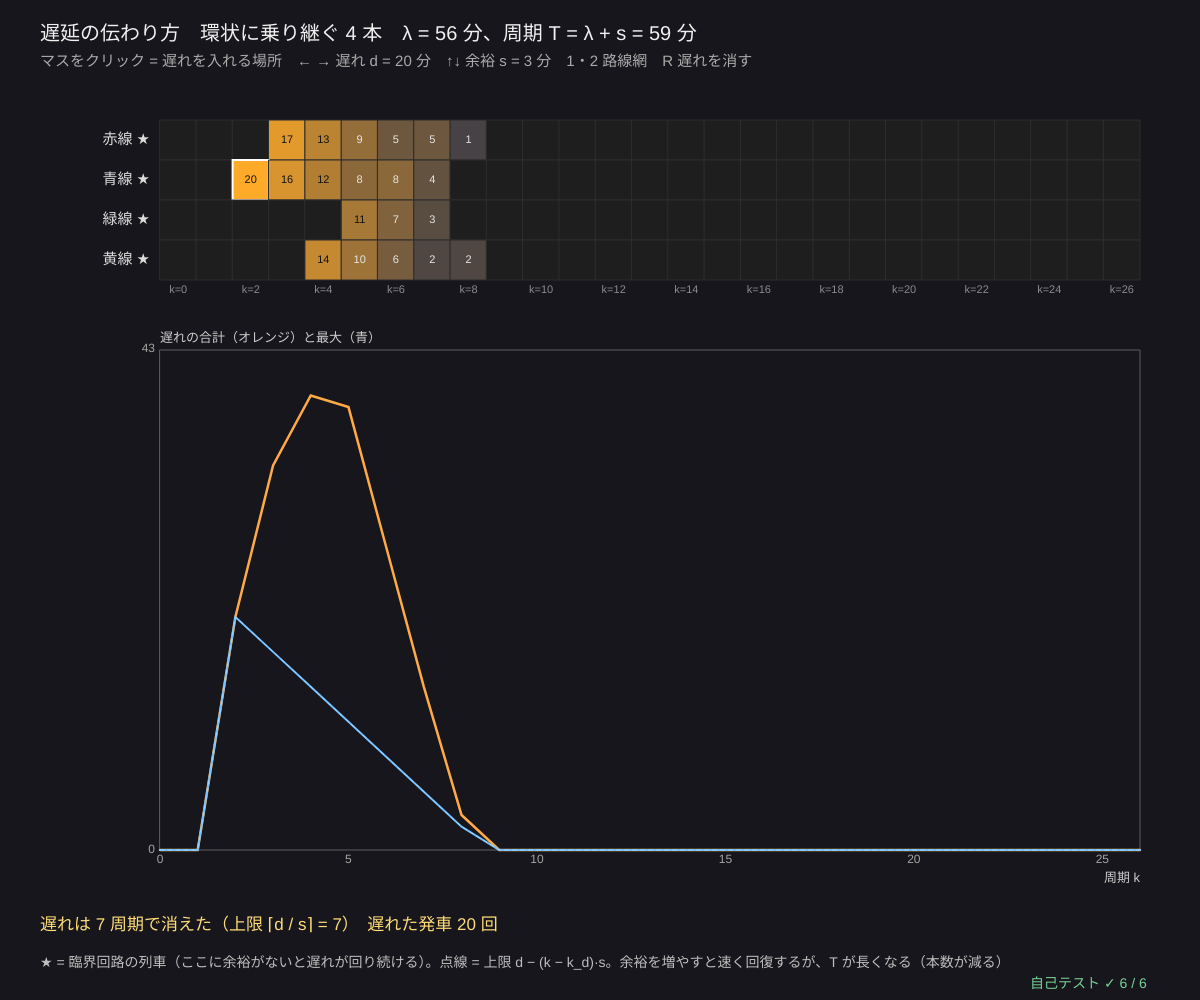
Frame 1 (no input)
Frame 60 (no input): identical to frame 1, image omitted
Frame 120 (the mouse pressed at the canvas centre since frame 60): identical to frame 1, image omitted

The p5.js sketch that drew this single still picture (run headless with seeded random() and noise() and a simulated clock; from frame 60 on, the mouse is pressed at the canvas centre):

// p5.js sketch
// ── sketch.js
// ============================================
// 10 遅延の伝わり方 ─ 1 本の列車が d 分遅れると、乗り継ぎを守る列車にも遅れがうつる。どこまで広がり、何周期で消える？
// 時刻表（ダイヤ）：周期 T = λ + 余裕 s で、計画 x_plan(k) = v + k·T（v = 固有ベクトル、08）。列車は計画より早くは出ない
//   x(k+1) = A ⊗ x(k) ⊕ x_plan(k+1)。遅れ z(k) = x(k) − x_plan(k) ≥ 0 は 1 周期ごとに少なくとも s ずつ減る → 回復は ⌈d / s⌉ 周期以内
//   余裕 s = 0 だと、臨界回路にのった遅れはいつまでも消えない
// マスをクリック = その列車・周期に遅れを入れる / ← → 遅れ d / ↑↓ 余裕 s / 1・2 路線網 / R 遅れを消す
// ============================================

const NETS = [                         // ★ 路線網：a_ij = 列車 j が出てから、次の周期に列車 i が出られるまで（分）
  { name: '環状に乗り継ぐ 4 本', names: ['赤線', '青線', '緑線', '黄線'], A: [[52, 56, -Infinity, -Infinity], [-Infinity, 55, 57, -Infinity], [-Infinity, -Infinity, 50, 55], [56, -Infinity, -Infinity, 48]] },
  { name: 'ハブ駅で全部が乗り継ぐ 5 本', names: ['1 番線', '2 番線', '3 番線', '4 番線', '5 番線'], A: [[40, 38, -Infinity, -Infinity, 36], [37, 42, 39, -Infinity, -Infinity], [-Infinity, 40, 41, 38, -Infinity], [-Infinity, -Infinity, 36, 44, 40], [39, -Infinity, -Infinity, 41, 38]] },
];
const K_N = 26;                        // 計算する周期の数
let net = 0, slack = 3, delayD = 20, at = [1, 2], sim = null;   // ★ slack = 余裕 s（分）、delayD = 遅れ d、at = [列車, 周期]

function setup() { createCanvas(windowWidth, windowHeight); textWrap(CHAR); selfTest(); run(); }
// ★ 計画ダイヤと実際の発車時刻（遅れを 1 つ入れる）
function propagate(A, s, d, who, kd, K) {
  let lam = karp(A), v = criticalInfo(A, lam).vec, T = lam + s, plan = [], x = [];
  for (let k = 0; k <= K; k++) plan.push(v.map((u) => u + k * T));
  for (let k = 0; k <= K; k++) {
    x.push(k === 0 ? plan[0].slice() : mpMatVec(A, x[k - 1]).map((u, i) => mpAdd(u, plan[k][i])));
    if (k === kd) x[k][who] += d;                    // この列車がこの周期に d 分遅れる
  }
  let z = x.map((r, k) => r.map((u, i) => Math.max(0, u - plan[k][i])));
  let last = -1; z.forEach((r, k) => { if (r.some((u) => u > 1e-9)) last = k; });
  return { lam, T, v, plan, x, z, recover: last < 0 ? 0 : last - kd + 1, last };
}
function run() { sim = propagate(NETS[net].A, slack, delayD, at[0], at[1], K_N); sim.ci = criticalInfo(NETS[net].A, sim.lam).nodes; }

function draw() {
  background(22, 22, 28);
  let N = NETS[net], n = N.A.length, z = sim.z, cw = (width - 220) / (K_N + 1), ch = 40, gx = 160, gy = 120;
  // ---- 遅れの表（行 = 列車、列 = 周期 k）
  for (let i = 0; i < n; i++) {
    noStroke(); fill(220); textSize(15); textAlign(RIGHT, CENTER); text(N.names[i] + (sim.ci && sim.ci.includes(i) ? ' ★' : ''), gx - 10, gy + i * ch + ch / 2);
    for (let k = 0; k <= K_N; k++) {
      let u = z[k][i], t = clampv(u / Math.max(1, delayD), 0, 1), src = i === at[0] && k === at[1];
      stroke(src ? color(255, 255, 255) : 45); strokeWeight(src ? 2 : 1);
      fill(u > 1e-9 ? color(60 + 195 * t, 60 + 110 * t, 70 - 30 * t) : 30); rect(gx + k * cw, gy + i * ch, cw, ch);
      if (u > 1e-9) { noStroke(); fill(t > 0.5 ? 20 : 230); textAlign(CENTER, CENTER); textSize(11); text(Math.round(u * 10) / 10, gx + (k + 0.5) * cw, gy + (i + 0.5) * ch); }
    }
  }
  noStroke(); fill(140); textSize(11); textAlign(CENTER, TOP);
  for (let k = 0; k <= K_N; k += 2) text('k=' + k, gx + (k + 0.5) * cw, gy + n * ch + 4);
  // ---- 遅れの合計と最大のグラフ
  let tot = z.map((r) => r.reduce((a, b) => a + b, 0)), mx = z.map((r) => Math.max(...r));
  let g = { x: gx, y: gy + n * ch + 70, w: (K_N + 1) * cw, h: height - (gy + n * ch + 70) - 150, x0: 0, x1: K_N, y0: 0, y1: Math.max(1, ...tot) * 1.1 };
  plotAxes(g, '周期 k', '遅れの合計（オレンジ）と最大（青）', [0, 5, 10, 15, 20, 25], [0, Math.round(g.y1)]);
  stroke(255, 170, 70); strokeWeight(2.5); polyline(tot.map((u, k) => [gX(g, k), gY(g, u)]));
  stroke(110, 190, 255); strokeWeight(2); polyline(mx.map((u, k) => [gX(g, k), gY(g, u)]));
  if (slack > 0) { stroke(255, 255, 255, 90); strokeWeight(1); drawingContext.setLineDash([4, 4]); polyline(mx.map((u, k) => [gX(g, k), gY(g, k < at[1] ? 0 : Math.max(0, delayD - (k - at[1]) * slack))])); drawingContext.setLineDash([]); }
  // ---- 文字
  textAlign(LEFT, BASELINE); noStroke(); fill(240); textSize(20);
  text('遅延の伝わり方　' + N.name + '　λ = ' + mpFmt(sim.lam, 2) + ' 分、周期 T = λ + s = ' + mpFmt(sim.T, 2) + ' 分', 40, 40);
  fill(170); textSize(15); text('マスをクリック = 遅れを入れる場所　← → 遅れ d = ' + delayD + ' 分　↑↓ 余裕 s = ' + slack + ' 分　1・2 路線網　R 遅れを消す', 40, 66);
  let y0 = height - 70, affected = z.flat().filter((u) => u > 1e-9).length;
  fill(255, 220, 120); textSize(17);
  text(sim.last >= K_N ? '回復しない！（余裕 s = 0 で臨界回路の列車に遅れ → ずっと続く）' : delayD === 0 ? '遅れなし：計画どおり' : '遅れは ' + sim.recover + ' 周期で消えた（上限 ⌈d / s⌉ = ' + (slack > 0 ? Math.ceil(delayD / slack) : '∞') + '）　遅れた発車 ' + affected + ' 回', 40, y0);
  fill(190); textSize(14);
  text('★ = 臨界回路の列車（ここに余裕がないと遅れが回り続ける）。点線 = 上限 d − (k − k_d)·s。余裕を増やすと速く回復するが、T が長くなる（本数が減る）', 40, y0 + 26, width - 80);
  drawSelfTest(width - 170, height - 12);
}

function mousePressed() {
  let n = NETS[net].A.length, cw = (width - 220) / (K_N + 1), i = Math.floor((mouseY - 120) / 40), k = Math.floor((mouseX - 160) / cw);
  if (i >= 0 && i < n && k >= 0 && k <= K_N) { at = [i, k]; run(); }
}
function keyPressed() {
  if (key === RIGHT_ARROW) delayD = Math.min(90, delayD + 5);
  if (key === LEFT_ARROW) delayD = Math.max(0, delayD - 5);
  if (key === UP_ARROW) slack = Math.min(15, slack + 1);
  if (key === DOWN_ARROW) slack = Math.max(0, slack - 1);
  if (key === '1' || key === '2') { net = +key - 1; at = [1, 2]; }
  if (key === 'r' || key === 'R') delayD = 0;
  run();
  return false;
}

// ---- 自己テスト
function selfTest() {
  selfTestResults = [];
  seedRng(10);
  let okPlan = true, okPos = true, okBound = true, okMono = true, okSlack = true, okIrr = NETS.every((N) => isIrreducible(N.A));
  for (let t = 0; t < 40; t++) {
    let n = 3 + (t % 4), A = randomIrreducible(n, 0.35, 20, 60), s = rndInt(1, 8), d = rndInt(5, 60), who = rndInt(0, n - 1);
    let p0 = propagate(A, s, 0, who, 1, 30);
    if (!p0.z.flat().every((u) => u === 0) || !noNaN(p0.x)) okPlan = false;
    let p = propagate(A, s, d, who, 1, 40);
    if (!p.z.flat().every((u) => u >= 0) || !noNaN(p.z)) okPos = false;
    if (p.recover > Math.ceil(d / s)) okBound = false;
    let mxz = p.z.map((r) => Math.max(...r)); for (let k = 2; k <= 40; k++) if (mxz[k] > Math.max(0, mxz[k - 1] - s) + 1e-9) okBound = false;
    let p2 = propagate(A, s, d + 10, who, 1, 40); if (!p2.z.every((r, k) => r.every((u, i) => u >= p.z[k][i] - 1e-9))) okMono = false;
    let p3 = propagate(A, s + 3, d, who, 1, 40); if (p3.recover > p.recover) okSlack = false;
  }
  check('2 つの路線網は強連結（既約）', okIrr);
  check('遅れがなければ実際の発車 = 計画ダイヤ（計画は A ⊗ x_plan(k) ≤ x_plan(k+1) を満たす）', okPlan);
  check('遅れ z(k) ≥ 0、NaN なし', okPos);
  check('最大の遅れは 1 周期ごとに s 以上減る → 回復は ⌈d/s⌉ 周期以内（ランダム 40 例）', okBound);
  check('遅れ d を増やすと、どの列車の遅れも増えるか同じ（単調）。余裕を増やすと回復は速いか同じ', okMono && okSlack);
  let A = NETS[0].A, lam = karp(A), c = criticalInfo(A, lam).nodes[0], q = propagate(A, 0, 15, c, 1, 60);
  check('余裕 s = 0、臨界の列車に 15 分の遅れ → 60 周期たっても最大の遅れは 15 分のまま', q.z.slice(1).every((r) => Math.abs(Math.max(...r) - 15) < 1e-9));
  reportSelfTest();
}

// ---------- やってみよう ----------
// 1. ↑↓ で余裕 s を 0 → 1 → 5 と変えて、遅れが消えるまでの周期を比べよう。⌈d/s⌉ と比べると？
// 2. ★（臨界回路）の列車と、★ でない列車に同じ遅れを入れて比べよう。どちらが長引く？
// 3. 2 の路線網（ハブ駅）では、遅れはいくつの列車に広がる？
// 4. 余裕を大きくすると回復は速いが、1 時間あたりの本数（60 / T）は減る。ちょうどよい s は？
// 5. 実際の鉄道の時刻表づくり（オランダなど）でも、このマックスプラスの計算で余裕の置き場所を決めている

// ==================================================
// ここから下は「マックスプラスの道具」（中身は読まなくても OK。消さないでね）
// ==================================================
// ---- マックスプラスの数：ε = −∞（「ゼロ」= 起きない・制約なし）、e = 0（「いち」= 待ち時間なし）
const NEG_INF = -Infinity;
function mpAdd(a, b) { return a >= b ? a : b; }                                   // a ⊕ b = max(a, b)
function mpMul(a, b) { return a === NEG_INF || b === NEG_INF ? NEG_INF : a + b; }  // a ⊗ b = a + b（ε があれば ε。−∞ + ∞ を作らない）
function mpFmt(v, d) {                                                             // ε を「ε」と表示（−Infinity を見せない）
  if (v === NEG_INF) return 'ε';
  if (v === Infinity) return '+∞';
  if (typeof v !== 'number' || v !== v) return '?';
  let s = (+v.toFixed(d === undefined ? 1 : d)).toString();
  return s === '-0' ? '0' : s;
}
// ---- マックスプラス行列（配列の配列）。(A ⊗ B)_ij = max_k (a_ik + b_kj)
function mpMat(n, m, v) { return Array.from({ length: n }, () => new Array(m).fill(v === undefined ? NEG_INF : v)); }
function mpEye(n) { let I = mpMat(n, n); for (let i = 0; i < n; i++) I[i][i] = 0; return I; }      // 単位行列 E（対角 e = 0、他は ε）
function mpMatMul(A, B) {
  let n = A.length, m = B[0].length, q = B.length, C = mpMat(n, m);
  for (let i = 0; i < n; i++) for (let k = 0; k < q; k++) {
    let a = A[i][k]; if (a === NEG_INF) continue;
    for (let j = 0; j < m; j++) { let b = B[k][j]; if (b !== NEG_INF && a + b > C[i][j]) C[i][j] = a + b; }
  }
  return C;
}
function mpMatAdd(A, B) { return A.map((r, i) => r.map((v, j) => mpAdd(v, B[i][j]))); }
function mpMatVec(A, x) { return A.map((r) => { let s = NEG_INF; for (let j = 0; j < r.length; j++) s = mpAdd(s, mpMul(r[j], x[j])); return s; }); }
function mpPow(A, k) { let P = mpEye(A.length); for (let t = 0; t < k; t++) P = mpMatMul(P, A); return P; }
// A* = E ⊕ A ⊕ A² ⊕ … ⊕ A^(n−1)。正の回路があると A* は発散する → positive = true（tol は計算誤差のゆとり）
function mpStar(A, tol) {
  let n = A.length, St = mpMatAdd(mpEye(n), A), P = A, plus = A.map((r) => r.slice());
  for (let k = 2; k <= n; k++) { P = mpMatMul(P, A); plus = mpMatAdd(plus, P); if (k < n) St = mpMatAdd(St, P); }
  let positive = false; for (let i = 0; i < n; i++) if (plus[i][i] > (tol === undefined ? 1e-9 : tol)) positive = true;
  return { star: St, positive };
}
// 残余（いちばん大きい劣解）：A ⊗ x ≤ b を満たす最大の x。x_j = min_i (b_i − a_ij)（a_ij = ε の行は制約なし）
function mpResid(A, b) {
  let m = A[0].length, x = new Array(m).fill(Infinity);
  for (let j = 0; j < m; j++) for (let i = 0; i < A.length; i++) {
    if (A[i][j] === NEG_INF) continue;
    let v = b[i] === NEG_INF ? NEG_INF : b[i] - A[i][j];
    if (v < x[j]) x[j] = v;
  }
  return x;                            // どの行にも関係しない列は +∞（いくら遅くてもよい）
}
function mpVecLeq(u, v, tol) { return u.every((a, i) => a === NEG_INF || a <= v[i] + (tol || 1e-9)); }
function mpVecEq(u, v, tol) { return u.every((a, i) => (a === NEG_INF && v[i] === NEG_INF) || (a !== NEG_INF && v[i] !== NEG_INF && Math.abs(a - v[i]) <= (tol || 1e-9))); }
// ---- 固有値・臨界グラフ・周期（約束：a_ij = 「j が起きてから i が起きるまで」= 辺 j → i の重み、x(k+1) = A ⊗ x(k)）
// カープのアルゴリズム：D_k(v) = ちょうど k 本の辺で v に着く最大重み。λ = max_v min_k (D_n(v) − D_k(v)) / (n − k)
function karp(A) {
  let n = A.length, D = [new Array(n).fill(0)];
  for (let k = 1; k <= n; k++) D.push(mpMatVec(A, D[k - 1]));
  let lam = NEG_INF;
  for (let v = 0; v < n; v++) {
    if (D[n][v] === NEG_INF) continue;
    let m = Infinity;
    for (let k = 0; k < n; k++) if (D[k][v] !== NEG_INF) m = Math.min(m, (D[n][v] - D[k][v]) / (n - k));
    if (m < Infinity) lam = Math.max(lam, m);
  }
  return lam;
}
// 全部の単純な回路（小さいグラフ用の答え合わせ）。nodes は辺の向きの順
function allCycles(A) {
  let n = A.length, out = [];
  let dfs = (s, v, path, w) => {
    for (let u = s; u < n; u++) {
      if (A[u][v] === NEG_INF) continue;
      if (u === s) out.push({ nodes: path.slice(), w: w + A[u][v], mean: (w + A[u][v]) / path.length });
      else if (!path.includes(u)) dfs(s, u, path.concat([u]), w + A[u][v]);
    }
  };
  for (let s = 0; s < n; s++) dfs(s, s, [s], 0);
  return out;
}
function bruteMaxMean(A) { return allCycles(A).reduce((m, c) => Math.max(m, c.mean), NEG_INF); }
function isIrreducible(A) {            // どのノードからどのノードへも行ける（強連結）
  let n = A.length, reach = (fwd) => { let seen = [0], st = [0]; while (st.length) { let v = st.pop(); for (let u = 0; u < n; u++) if ((fwd ? A[u][v] : A[v][u]) !== NEG_INF && !seen.includes(u)) { seen.push(u); st.push(u); } } return seen.length === n; };
  return n > 0 && reach(true) && reach(false);
}
function mpShift(A, lam) { return A.map((r) => r.map((v) => (v === NEG_INF ? NEG_INF : v - lam))); }   // A − λ
// 臨界グラフ：平均 λ の回路にのる辺とノード。固有ベクトル v = (A − λ)* の臨界ノード c の列
function criticalInfo(A, lam) {
  let n = A.length, B = mpShift(A, lam), Bs = mpStar(B, 1e-7).star, tol = 1e-7, nodes = [], arcs = [];
  for (let i = 0; i < n; i++) for (let j = 0; j < n; j++) if (B[i][j] !== NEG_INF && Bs[j][i] !== NEG_INF && Math.abs(B[i][j] + Bs[j][i]) < tol) arcs.push([j, i]);
  for (let [j, i] of arcs) { if (!nodes.includes(j)) nodes.push(j); if (!nodes.includes(i)) nodes.push(i); }
  nodes.sort((a, b) => a - b);
  let vec = null;
  if (nodes.length) { let c = nodes[0]; vec = Bs.map((r) => r[c]); let mx = Math.max(...vec); vec = vec.map((v) => (v === NEG_INF ? NEG_INF : v - mx)); }
  return { nodes, arcs, vec, star: Bs };
}
// 強連結なランダムグラフ：ハミルトン閉路（全ノードを 1 周）を必ず入れる
function randomIrreducible(n, p, wmin, wmax) {
  let A = mpMat(n, n), perm = Array.from({ length: n }, (_, i) => i);
  for (let i = n - 1; i > 0; i--) { let j = Math.floor(rnd() * (i + 1)); [perm[i], perm[j]] = [perm[j], perm[i]]; }
  for (let k = 0; k < n; k++) A[perm[(k + 1) % n]][perm[k]] = rndInt(wmin, wmax);
  for (let i = 0; i < n; i++) for (let j = 0; j < n; j++) if (A[i][j] === NEG_INF && rnd() < p) A[i][j] = rndInt(wmin, wmax);
  return A;
}
// ---- 種つきの乱数（同じ種なら毎回同じ列）
let rngState = 1;
function seedRng(s) { rngState = (s >>> 0) || 1; }
function rnd() {                       // 0〜1 の一様乱数（mulberry32）
  rngState = (rngState + 0x6d2b79f5) >>> 0;
  let t = rngState;
  t = Math.imul(t ^ (t >>> 15), t | 1);
  t ^= t + Math.imul(t ^ (t >>> 7), t | 61);
  return ((t ^ (t >>> 14)) >>> 0) / 4294967296;
}
function rndInt(a, b) { return a + Math.floor(rnd() * (b - a + 1)); }
// ---- グラフと図の道具：g = { x, y, w, h, x0, x1, y0, y1 }
function clampv(v, a, b) { return v < a ? a : v > b ? b : v; }
function gX(g, v) { return g.x + clampv((v - g.x0) / (g.x1 - g.x0), -0.02, 1.02) * g.w; }
function gY(g, v) { return g.y + g.h - clampv((v - g.y0) / (g.y1 - g.y0), -0.02, 1.02) * g.h; }
function plotAxes(g, xl, yl, xt, yt) {
  stroke(95); strokeWeight(1); noFill(); rect(g.x, g.y, g.w, g.h);
  noStroke(); fill(165); textSize(12); textAlign(CENTER, TOP);
  for (let v of xt) text(+v.toPrecision(3), gX(g, v), g.y + g.h + 4);
  textAlign(RIGHT, CENTER);
  for (let v of yt) text(+v.toPrecision(3), g.x - 5, gY(g, v));
  textAlign(LEFT, BASELINE); fill(205); textSize(13);
  text(xl, g.x + g.w - textWidth(xl), g.y + g.h + 32); text(yl, g.x, g.y - 8);
}
function polyline(pts) {               // 点が 2 つ以上あるときだけ折れ線を描く
  if (pts.length < 2) return;
  noFill(); beginShape(); for (let p of pts) vertex(p[0], p[1]); endShape();
}
// ---- 自己テストの道具
let selfTestResults = [];
function check(name, cond) { selfTestResults.push({ name, ok: !!cond }); }
function near(a, b, tol) { return a !== null && a !== undefined && isFinite(a) && Math.abs(a - b) <= (tol === undefined ? 1e-9 : tol); }
function noNaN(v) { return Array.isArray(v) ? v.every(noNaN) : !(typeof v === 'number' && v !== v); }
function reportSelfTest() { for (let r of selfTestResults) (r.ok ? console.log : console.error)((r.ok ? '✓ ' : '✗ ') + r.name); }
function selfTestLine() { let n = selfTestResults.filter((r) => r.ok).length; return '自己テスト ' + (n === selfTestResults.length ? '✓ ' : '✗ ') + n + ' / ' + selfTestResults.length; }
function drawSelfTest(x, y) { noStroke(); fill(selfTestResults.every((r) => r.ok) ? color(120, 210, 150) : color(255, 90, 90)); textSize(14); textAlign(LEFT, BASELINE); text(selfTestLine(), x, y); }
